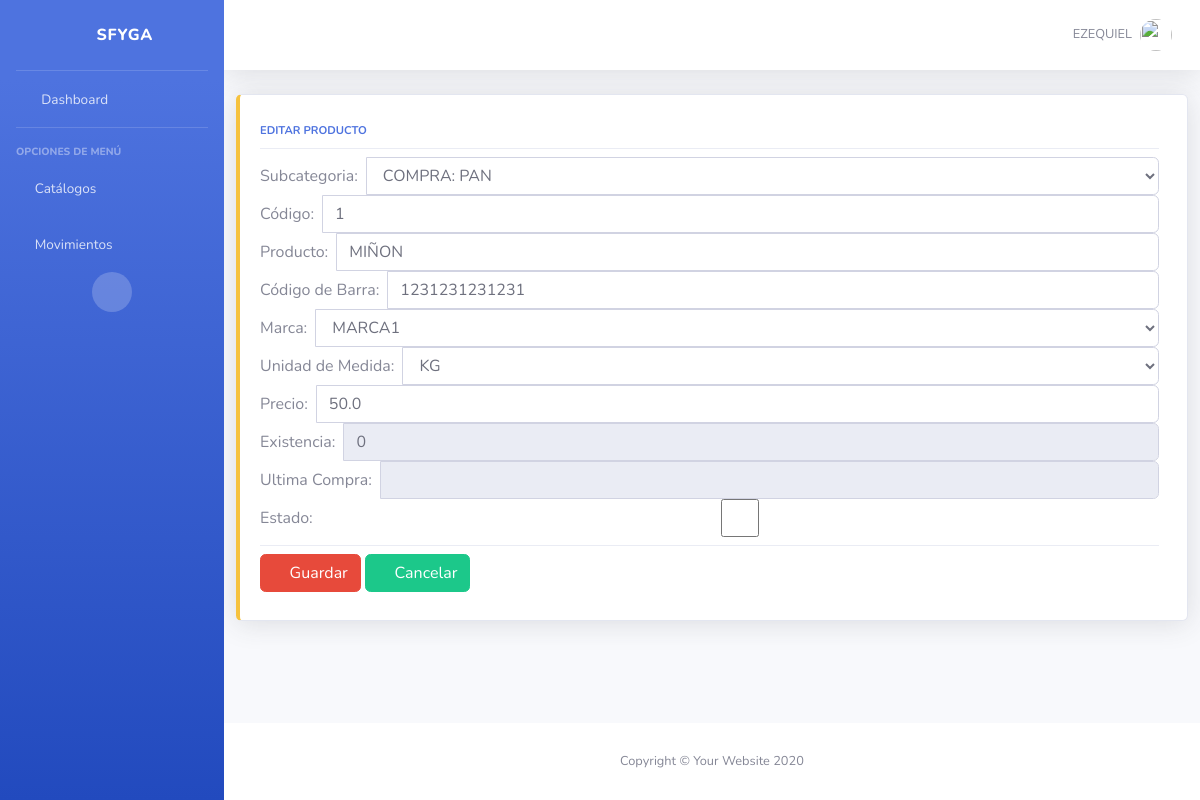
/inv/productos/edit/1 (signed in), run on an earlier commit of the app's database.
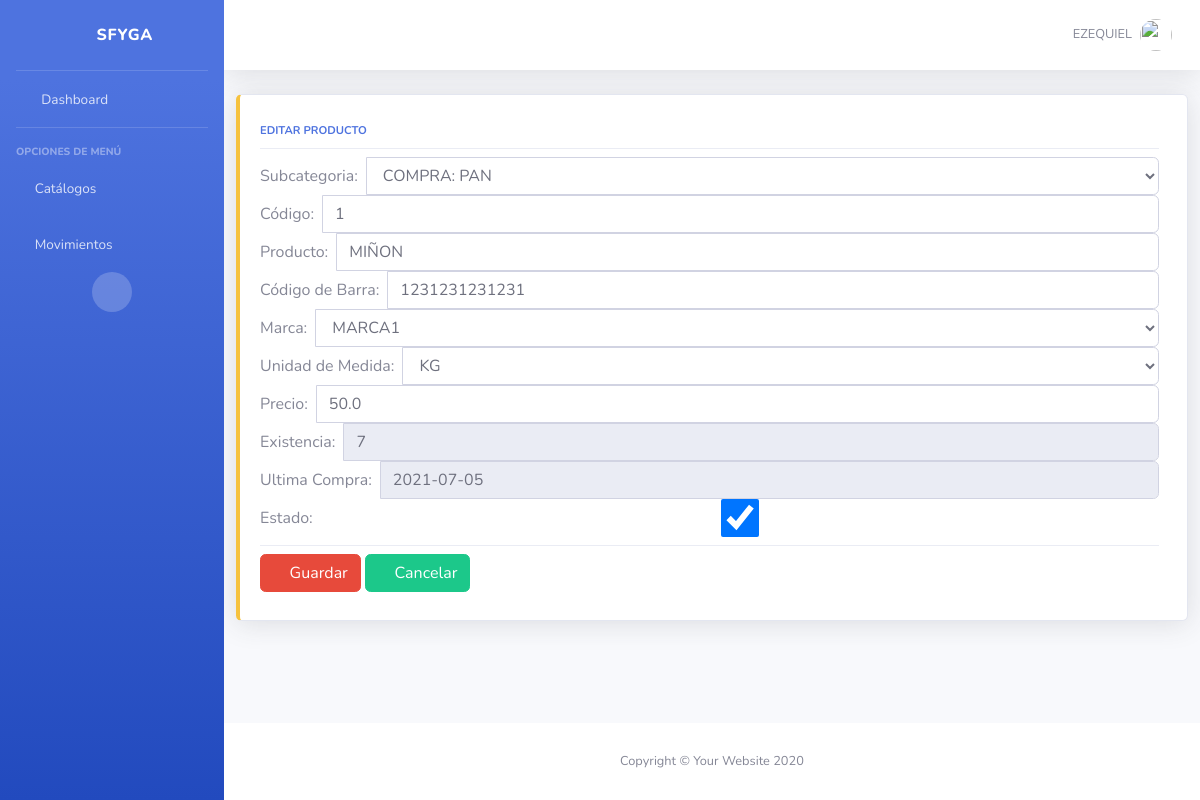
And on a later commit of the database.
### inv/models.py (models this page shows, shortened)
class Productos(ClaseModelo):
    codigo = models.CharField(max_length=50, help_text='Codigo de Producto', unique=True)
    codigo_barra = models.CharField(max_length=13)
    descripcion = models.CharField(max_length=200, help_text='Desc. del Producto')
    precio = models.FloatField(default=0)
    existencia = models.IntegerField(default=0)
    ultima_compra = models.DateField(null=True, blank=True)
    marca = models.ForeignKey(Marca, on_delete=models.CASCADE)
    unidad_medida = models.ForeignKey(Um, on_delete=models.CASCADE)
    subcategoria = models.ForeignKey(SubCategoria, on_delete=models.CASCADE)
    class Meta:
        verbose_name_plural = 'Productos'
        unique_together = ('codigo','codigo_barra')

### inv/views.py (the view, shortened to what this page needs)
# urls.py: path('productos/edit/<int:pk>', ProductosEdit.as_view(), name='productos_edit'),
class ProductosEdit(SuccessMessageMixin, SinPrivilegios, generic.UpdateView):
    permission_required='inv.change_productos'
    model = Productos
    template_name='inv/producto_form.html'
    context_object_name = 'obj'
    form_class = ProductosForm
    success_url = reverse_lazy('inv:productos_list')
    success_message='Producto editado exitosamente'

### inv/models.py (called while the page is built)
    def __str__(self):
        return '{}: {}'.format(self.categoria.descripcion, self.descripcion)

    def __str__(self):
        return '{}'.format(self.descripcion)

    def __str__(self):
        return '{}'.format(self.descripcion)

### inv/templates/inv/producto_form.html (shortened to what the changed rows need)
{% extends 'base/base.html' %}
{% block page_content %}
            <form method="POST"  class="form-inline">
                <div class="col-xl-12 col-md-12 mb-12">
                    {% if obj %}
                    <div class="card border-left-warning shadow h-100 py-2">
                    {% else %}
                    <div class="card border-left-primary shadow h-100 py-2">
                    {% endif %}
                        <div class="card-body">
                            <div class="row no-gutters align-items-center">
                                <div class="col mr-2">
                                    <div class="row">
                                        <div class="col-12">
                                            <div class="input-group">
                                                <label class='pr-2' for="id_estado">Subcategoria: </label>
                                                {{ form.subcategoria}}
                                            </div>
                                        </div>
                                        <div class="col-12">
                                            <div class="input-group">
                                                <label class='pr-2' for="id_estado">Código: </label>
                                                {{ form.codigo}}
                                            </div>
                                        </div>
                                        <div class="col-12">
                                            <div class="input-group">
                                                <label class='pr-2' for="id_estado">Producto: </label>
                                                {{ form.descripcion }}
                                            </div>
                                        </div>
                                        <div class="col-12">
                                            <div class="input-group">
                                                <label class='pr-2' for="id_estado">Código de Barra: </label>
                                                {{ form.codigo_barra}}
                                            </div>
                                        </div>
                                        <div class="col-12">
                                            <div class="input-group">
                                                <label class='pr-2' for="id_estado">Marca: </label>
                                                {{ form.marca}}
                                            </div>
                                        </div>
                                        <div class="col-12">
                                            <div class="input-group">
                                                <label class='pr-2' for="id_estado">Unidad de Medida: </label>
                                                {{ form.unidad_medida}}
                                            </div>
                                        </div>
                                        <div class="col-12">
                                            <div class="input-group">
                                                <label class='pr-2' for="id_estado">Precio: </label>
                                                {{ form.precio}}
                                            </div>
                                        </div>
                                        <div class="col-12">
                                            <div class="input-group">
                                                <label class='pr-2' for="id_estado">Existencia: </label>
                                                {{ form.existencia}}
                                            </div>
                                        </div>
                                        <div class="col-12">
                                            <div class="input-group">
                                                <label class='pr-2' for="id_estado">Ultima Compra: </label>
                                                {{ form.ultima_compra}}
                                            </div>
                                        </div>
                                        <div class="col-12">
                                            <div class="input-group">
                                                <label class='pr-2' for="id_estado">Estado: </label>
                                                {{ form.estado}}
                                            </div>
                                        </div>
                                    </div>
                                </div>
                            </div>
                        </div>
                    </div>
                </div>
            </form>
{% endblock page_content %}

What changed in the data, as far as the page shows it:
changed Productos "COMPRA: PAN": existencia "0" → "7"; ultima_compra (not shown) → "2021-07-05"; estado "☐" → "☑"
